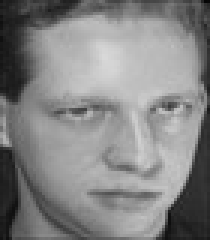
//> input picture ORL2/10_1.jpg, 70 x 80 px (shown 3 times larger); its folder holds 4 pictures in this run
$ ./PCA   (built with g++ and OpenCV 4)
//> lines starting //> are read from the running program, lines starting //| are printed output that depends on the picture
### PCAEigenFace.h
#ifndef __PCAEIGENFACE_H_INCLUDED__
#define __PCAEIGENFACE_H_INCLUDED__

#include <vector>
#include <opencv2/opencv.hpp>

#include "Person.h"

using namespace cv;

class PCAEigenFace
{
public:
    PCAEigenFace(int numComponents) : numComponents(numComponents)
    {
    }

    void train(const std::vector<Person> &train);

    void predict(Mat testData, std::array<int, 1> &label, std::array<double, 1> &confidence, std::array<double, 1> &reconstructionError);

private:
    void calcProjections(const std::vector<Person> &train);

    void calcEigenFaces();

    void calcEigen();

    void calcCovariance();

    Mat mul(Mat a, Mat b);

    void calcDiff(const std::vector<Person> &train);

    void calcMean(const std::vector<Person> &train);

    Mat calcReconstruction(Mat w);

    double calcDistance(Mat p, Mat q);

private:
    int numComponents;
    Mat mean;
    Mat diffs;
    Mat covariance;
    Mat eigenvectors;
    Mat eigenvalues;
    Mat eigenFaces;
    std::vector<int> labels;
    Mat projections;
};

#endif // __PCAEIGENFACE_H_INCLUDED__

### Person.h
#ifndef __PERSON_H_INCLUDED__
#define __PERSON_H_INCLUDED__

#include <opencv2/opencv.hpp>

using namespace cv;

struct Person
{
    int id;
    int label;
    Mat data;
};

#endif // __PERSON_H_INCLUDED__

### PCAEigenFace.cpp
#include "PCAEigenFace.h"

void PCAEigenFace::train(const std::vector<Person> &train)
{
    calcMean(train);
    calcDiff(train);
    calcCovariance();
    calcEigen();
    calcEigenFaces();
    calcProjections(train);
}

// [40 lines left out: functions predict, calcProjections, not called in this run]

void PCAEigenFace::calcEigenFaces()
{
    // Transposição dos autovetores.
    // 1 2 3
    // 4 5 6
    // 1 4
    // 2 5
    // 3 6
    Mat evt = eigenvectors.t();
    Mat ev_k = evt.colRange(0, numComponents > 0 ? numComponents : evt.cols);
    for (int j = 0; j < ev_k.cols; j++)
    {
        evt.col(j).copyTo(ev_k.col(j));
    }

    eigenFaces = mul(diffs, ev_k);
    for (int j = 0; j < eigenFaces.cols; j++)
    {
        Mat ef = eigenFaces.col(j);
        // Normalização L2 = Yi = Xi / sqrt(sum((Xi)^2)), onde i = 0...rows-1
        normalize(ef, ef);
    }
}

void PCAEigenFace::calcEigen()
{
    eigen(covariance, eigenvalues, eigenvectors);
}

void PCAEigenFace::calcCovariance()
{
    covariance = mul(diffs.t(), diffs);
}

Mat PCAEigenFace::mul(Mat a, Mat b)
{
    Mat c(a.rows, b.cols, CV_64FC1);
    gemm(a, b, 1, Mat(), 1, c);
    return c;
}

void PCAEigenFace::calcDiff(const std::vector<Person> &train)
{
    Mat sample = train[0].data;
    diffs = Mat(sample.rows, train.size(), sample.type());
    for (int i = 0; i < diffs.rows; i++)
    {
        for (int j = 0; j < diffs.cols; j++)
        {
            double mv = mean.at<double>(i, 0);
            Mat data = train[j].data;
            double dv = data.at<double>(i, 0);
            double v = dv - mv;
            diffs.at<double>(i, j) = v;
        }
    }
}

void PCAEigenFace::calcMean(const std::vector<Person> &train)
{
    Mat sample = train[0].data;
    mean = Mat::zeros(sample.rows, sample.cols, sample.type());

    std::for_each(train.begin(), train.end(), [&](Person person) {
        Mat data = person.data;
        for (int i = 0; i < mean.rows; i++)
        {
            double mv = mean.at<double>(i, 0);
            double pv = data.at<double>(i, 0);
            mv += pv;
            mean.at<double>(i, 0) = mv;
        }
    });

    for (int i = 0; i < mean.rows; i++)
    {
        double mv = mean.at<double>(i, 0);
        mv /= train.size();
        mean.at<double>(i, 0) = mv;
    }
}

// [26 lines left out: functions calcReconstruction, calcDistance, not called in this run]

### PCA.cpp
#include <iostream>
#include <regex>
#include <filesystem>
#include <random>
#include <limits>
#include <iomanip>

#include <vector>
#include <array>

#include "Person.h"
#include "PCAEigenFace.h"

std::mt19937_64 random_engine{42};

Mat getImageData(std::string fileName)
{
//> called with fileName = "ORL2/10_1.jpg"
    Mat img = imread(fileName, IMREAD_GRAYSCALE);
//> img is the input picture: 80 rows x 70 cols, CV_8UC1; min 5, max 216, mean 132

    // Muda o tamanho para 80x80
    Mat dst;
    resize(img, dst, Size(80, 80));
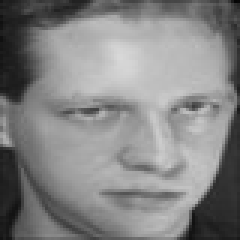
//> dst: 80 rows x 80 cols, CV_8UC1 (shown 3 times larger); min 5, max 216, mean 132

    //Converter para vetor coluna
    // 1 2
    // 3 4
    //1 3
    //2 4
    // 1
    // 3
    // 2
    // 4
    dst = dst.t();
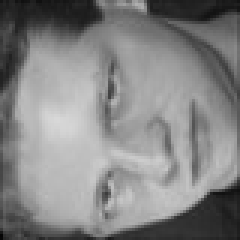
//> dst: 80 rows x 80 cols, CV_8UC1 (shown 3 times larger); min 5, max 216, mean 132
    dst = dst.reshape(1, dst.cols * dst.rows);
//> dst = 6400 values, max 216 at index 3138, min 5 at index 6240, mean 132

    // Converte de 8 bits sem sinal, para 64 bits com sinal, preserva 1 canal apenas.
    Mat data;
    dst.convertTo(data, CV_64FC1);
//> data has the same summary as dst

    return data;
}

Person toPerson(std::string fileName)
{
    Person person{};

    std::regex re("(.*)/(\\d+)_(\\d+)(.*)");
    std::smatch match;

    if (std::regex_search(fileName, match, re) == true)
    {
        person.id = std::stoi(match.str(2));
        person.label = std::stoi(match.str(3));
        person.data = getImageData(fileName);
//> person.data has the same summary as dst in getImageData
    }

    return person;
}

void loadDataset(const std::string &path, std::vector<Person> &train, std::vector<Person> &test, float p)
{

    std::vector<Person> people;
    for (const auto &entry : std::filesystem::directory_iterator(path))
    {
        Person person = toPerson(entry.path());
        people.push_back(person);
    }
//> pass 2 of the loop in loadDataset, `for (const auto &entry : std::filesystem::directory_iterator(path))`:
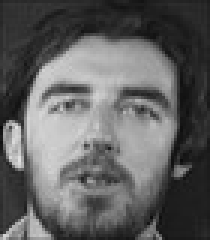
//> input picture ORL2/110_11.jpg, 70 x 80 px (shown 3 times larger)
//> in getImageData, img is the input picture: 80 rows x 70 cols, CV_8UC1; min 8, max 225, mean 96.9
//> in getImageData (call 2), `resize(img, dst, Size(80, 80));`:
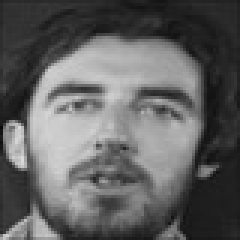
//> dst: 80 rows x 80 cols, CV_8UC1 (shown 3 times larger); min 8, max 221, mean 96.9
//> in getImageData (call 2), `dst = dst.t();`:
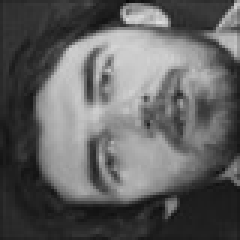
//> dst: 80 rows x 80 cols, CV_8UC1 (shown 3 times larger); min 8, max 221, mean 96.9
//> in getImageData (call 2), `dst = dst.reshape(1, dst.cols * dst.rows);`: dst = 6400 values, max 221 at index 613, min 8 at index 42, mean 96.88
//> data has the same summary as dst
//> pass 3 of the loop in loadDataset, `for (const auto &entry : std::filesystem::directory_iterator(path))`:
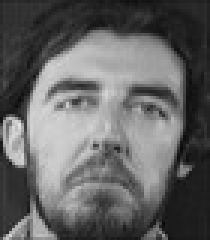
//> input picture ORL2/107_11.jpg, 70 x 80 px (shown 3 times larger)
//> in getImageData, img is the input picture: 80 rows x 70 cols, CV_8UC1; min 8, max 228, mean 100.1
//> in getImageData (call 3), `resize(img, dst, Size(80, 80));`:
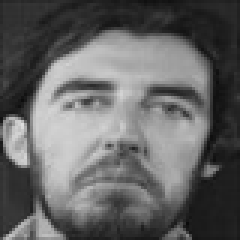
//> dst: 80 rows x 80 cols, CV_8UC1 (shown 3 times larger); min 11, max 223, mean 100.1
//> in getImageData (call 3), `dst = dst.t();`:
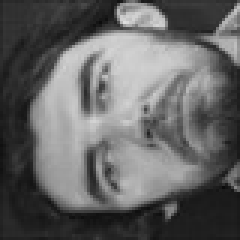
//> dst: 80 rows x 80 cols, CV_8UC1 (shown 3 times larger); min 11, max 223, mean 100.1
//> in getImageData (call 3), `dst = dst.reshape(1, dst.cols * dst.rows);`: dst = 6400 values, max 223 at index 601, min 11 at index 5034, mean 100.1
//> data has the same summary as dst
//> the loop made 4 passes; the first 3 are shown

    std::shuffle(people.begin(), people.end(), random_engine);

    size_t offset = int(p * people.size());

    std::copy(people.begin(), people.begin() + offset, std::back_inserter(train));
    std::copy(people.begin() + offset, people.end(), std::back_inserter(test));
}

int main()
{
    std::vector<Person> train;
    std::vector<Person> test;
    float p = 0.7;

    std::string path = "ORL2";
    loadDataset(path, train, test, p);

    double minDistance = std::numeric_limits<double>::max();
    double maxDistance = std::numeric_limits<double>::min();
    double meanDistance = 0;
    int corrects = 0;

    double minRec = std::numeric_limits<double>::max();
    double maxRec = std::numeric_limits<double>::min();
    double meanRec = 0;

    const double MAX_DISTANCE = 2500;
    const double MAX_REC = 2900;

    for (int numComponents : {10, 15, 20})
    {
        PCAEigenFace model{numComponents};
//> (the run ends here: the program stops with an error, at `Mat ev_k = evt.colRange(0, numComponents > 0 ? numComponents : evt.col..`)
